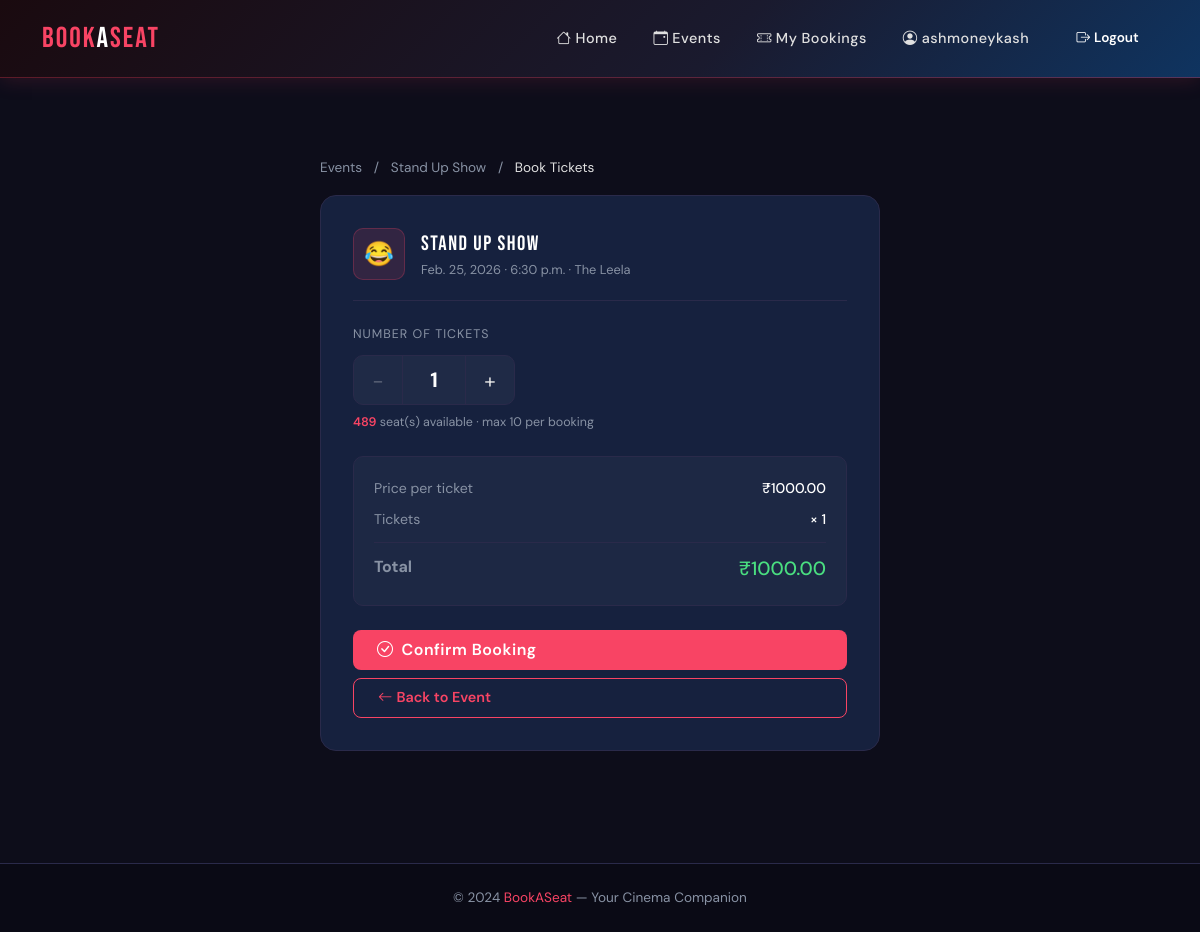
The page /events/2/book/ (signed in) on the database its author committed.
### events/models.py (models this page shows, shortened)
class Event(models.Model):
    title = models.CharField(max_length=255)
    event_type = models.CharField(max_length=20, choices=EVENT_TYPE_CHOICES, default='other')
    description = models.TextField(blank=True)
    venue = models.ForeignKey(Venue, on_delete=models.SET_NULL, null=True, related_name='events')
    event_date = models.DateField()
    event_time = models.TimeField()
    price = models.DecimalField(max_digits=8, decimal_places=2)
    total_seats = models.PositiveIntegerField(default=100)
    available_seats = models.PositiveIntegerField(default=100)
    poster = models.ImageField(upload_to='events/posters/', blank=True, null=True)
    language = models.CharField(max_length=50, blank=True)
    is_active = models.BooleanField(default=True)
    created_at = models.DateTimeField(auto_now_add=True)

class Venue(models.Model):
    name = models.CharField(max_length=255)
    city = models.CharField(max_length=100)
    address = models.TextField()
    capacity = models.PositiveIntegerField(default=0)

### events/views.py (the view, shortened to what this page needs)
# urls.py: path('<int:event_id>/book/', views.book_event, name='book_event'),
@login_required
def book_event(request, event_id):
    event = get_object_or_404(Event, id=event_id, is_active=True)
    return render(request, 'events/book_event.html', {'event': event})

### events/templates/events/book_event.html (shortened to what this page needs)
{% extends 'base.html' %}
{% block content %}
<div class="book-wrapper">
  <div class="breadcrumb-bms mb-3" style="font-size:0.85rem; color:var(--bms-muted);">
    <a href="{% url 'event_list' %}" style="color:var(--bms-muted);text-decoration:none;">Events</a>
    <span class="mx-2">/</span>
    <a href="{% url 'event_detail' event.id %}" style="color:var(--bms-muted);text-decoration:none;">{{ event.title }}</a>
    <span class="mx-2">/</span>
    <span style="color:var(--bms-text);">Book Tickets</span>
  </div>
  <div class="book-card">
    <div class="event-summary">
      <div class="event-summary-icon">
        {% if event.event_type == 'concert' %}🎵
        {% elif event.event_type == 'sport' %}🏆
        {% elif event.event_type == 'comedy' %}😂
        {% elif event.event_type == 'theatre' %}🎭
        {% elif event.event_type == 'festival' %}🎪
        {% else %}🎟️{% endif %}
      </div>
      <div>
        <div class="event-summary-title">{{ event.title }}</div>
        <div class="event-summary-meta">
          {{ event.event_date }} · {{ event.event_time }}
          {% if event.venue %} · {{ event.venue.name }}{% endif %}
        </div>
      </div>
    </div>
    <form method="post" id="booking-form">
      <div class="qty-label">Number of Tickets</div>
      <div class="qty-stepper">
        <button type="button" class="qty-btn" id="qty-minus" onclick="changeQty(-1)" disabled>−</button>
        <div class="qty-display" id="qty-display">1</div>
        <button type="button" class="qty-btn" id="qty-plus" onclick="changeQty(1)">+</button>
      </div>
      <div class="seats-left mt-2">
        <span>{{ event.available_seats }}</span> seat(s) available · max 10 per booking
      </div>
      <div class="price-breakdown">
        <div class="price-row">
          <span>Price per ticket</span>
          <span>₹{{ event.price }}</span>
        </div>
        <div class="price-row">
          <span>Tickets</span>
          <span id="qty-label-display">× 1</span>
        </div>
        <div class="price-row total">
          <span>Total</span>
          <span id="total-display">₹{{ event.price }}</span>
        </div>
      </div>
      <button type="submit" class="btn btn-bms-primary w-100 py-2" style="font-size:1rem;">
        <i class="bi bi-check-circle me-2"></i>Confirm Booking
      </button>
      <a href="{% url 'event_detail' event.id %}" class="btn btn-bms-outline w-100 py-2 mt-2" style="font-size:0.9rem;">
        <i class="bi bi-arrow-left me-1"></i>Back to Event
      </a>
    </form>
  </div>
</div>
{% endblock %}

### templates/partials/navbar.html (shortened to what this page needs)
<nav class="bms-navbar navbar navbar-expand-lg">
  <div class="container">
    <a class="bms-brand navbar-brand" href="{% url 'movie_list' %}">
      BOOK<span>A</span>SEAT
    </a>
    <div class="collapse navbar-collapse" id="navbarNav">
      <ul class="navbar-nav ms-auto align-items-lg-center gap-1">
        <li class="nav-item">
          <a class="nav-link-bms nav-link" href="{% url 'movie_list' %}">
            <i class="bi bi-house me-1"></i>Home
          </a>
        </li>
        <li class="nav-item">
          <a class="nav-link-bms nav-link" href="{% url 'event_list' %}">
            <i class="bi bi-calendar-event me-1"></i>Events
          </a>
        </li>
        <li class="nav-item">
          <a class="nav-link-bms nav-link" href="{% url 'my_bookings' %}">
            <i class="bi bi-ticket-perforated me-1"></i>My Bookings
          </a>
        </li>
        {% if user.is_authenticated %}
          {% if user.is_staff %}
            <li class="nav-item">
              <a class="nav-link-bms nav-link"
                 href="{% url 'dashboard_home' %}"
                 style="color:#fbbf24 !important;">
                <i class="bi bi-speedometer2 me-1"></i>Admin
              </a>
            </li>
          {% else %}
            <li class="nav-item">
              <a class="nav-link-bms nav-link" href="{% url 'profile' %}">
                <i class="bi bi-person-circle me-1"></i>{{ user.username }}
              </a>
            </li>
          {% endif %}
          <li class="nav-item ms-lg-2">
            <button type="button"
                    class="btn-navbar-cta nav-link"
                    style="background:none; border:none; cursor:pointer;"
                    data-bs-toggle="modal"
                    data-bs-target="#logoutModal">
              <i class="bi bi-box-arrow-right me-1"></i>Logout
            </button>
          </li>
        {% endif %}
      </ul>
    </div>
  </div>
</nav>

### templates/base.html (style rules this page uses)
:root { --bms-red: #f84464; --bms-dark: #1a1a2e; --bms-card-bg: #16213e; --bms-accent: #0f3460; --bms-text: #e0e0e0; --bms-muted: #8892a4; --bms-border: #2a2a4a; }
* { box-sizing: border-box; }
body { background-color: #0d0d1a; color: var(--bms-text); font-family: 'DM Sans', sans-serif; min-height: 100vh; }
.bms-navbar { background: linear-gradient(135deg, #1a0a0f 0%, #1a1a2e 60%, #0f3460 100%); border-bottom: 1px solid rgba(248,68,100,0.3); padding: 0.75rem 0; box-shadow: 0 2px 20px rgba(248,68,100,0.15); }
.bms-brand { font-family: 'Bebas Neue', sans-serif; font-size: 1.8rem; letter-spacing: 2px; color: var(--bms-red) !important; text-decoration: none; }
.bms-brand span { color: #ffffff; }
.nav-link-bms { color: var(--bms-text) !important; font-weight: 500; font-size: 0.9rem; letter-spacing: 0.5px; padding: 0.5rem 1rem !important; border-radius: 6px; transition: all 0.2s ease; }
.btn-navbar-cta { background: var(--bms-red); color: #fff !important; font-weight: 600; font-size: 0.85rem; padding: 0.4rem 1.2rem !important; border-radius: 6px; border: none; transition: all 0.2s ease; }
.btn-bms-primary { display: inline-flex; align-items: center; width: fit-content; background: var(--bms-red); color: #fff; border: none; font-weight: 600; letter-spacing: 0.5px; border-radius: 8px; padding: 0.55rem 1.5rem; transition: all 0.2s ease; text-decoration: none; }
.btn-bms-outline { display: inline-flex; align-items: center; width: fit-content; background: transparent; color: var(--bms-red); border: 1.5px solid var(--bms-red); font-weight: 600; border-radius: 8px; padding: 0.55rem 1.5rem; transition: all 0.2s ease; text-decoration: none; }

### events/templates/events/book_event.html (style rules this page uses)
.book-wrapper { max-width: 560px; margin: 2rem auto; }
.book-card { background: var(--bms-card-bg); border: 1px solid var(--bms-border); border-radius: 16px; padding: 2rem; }
.event-summary { display: flex; gap: 1rem; align-items: center; padding-bottom: 1.25rem; margin-bottom: 1.5rem; border-bottom: 1px solid var(--bms-border); }
.event-summary-icon { width: 52px; height: 52px; border-radius: 10px; background: rgba(248,68,100,0.12); border: 1px solid rgba(248,68,100,0.25); display: flex; align-items: center; justify-content: center; font-size: 1.5rem; flex-shrink: 0; }
.event-summary-title { font-family: 'Bebas Neue', sans-serif; font-size: 1.3rem; letter-spacing: 1.5px; color: #fff; }
.event-summary-meta { font-size: 0.8rem; color: var(--bms-muted); }
.qty-label { font-size: 0.78rem; text-transform: uppercase; letter-spacing: 1px; color: var(--bms-muted); margin-bottom: 0.75rem; }
.qty-stepper { display: flex; align-items: center; gap: 0; background: rgba(255,255,255,0.04); border: 1px solid var(--bms-border); border-radius: 10px; overflow: hidden; width: fit-content; }
.qty-btn { width: 48px; height: 48px; background: transparent; border: none; color: var(--bms-text); font-size: 1.3rem; cursor: pointer; transition: background 0.15s, color 0.15s; display: flex; align-items: center; justify-content: center; }
.qty-btn:disabled { opacity: 0.3; cursor: not-allowed; }
.qty-display { width: 64px; text-align: center; font-size: 1.3rem; font-weight: 700; color: #fff; border-left: 1px solid var(--bms-border); border-right: 1px solid var(--bms-border); height: 48px; line-height: 48px; transition: transform 0.15s cubic-bezier(0.34, 1.56, 0.64, 1); }
.price-breakdown { background: rgba(255,255,255,0.03); border: 1px solid var(--bms-border); border-radius: 10px; padding: 1rem 1.25rem; margin: 1.5rem 0; }
.price-row { display: flex; justify-content: space-between; font-size: 0.88rem; color: var(--bms-muted); padding: 0.3rem 0; }
.price-row span:last-child { color: #fff; font-weight: 500; }
.price-row.total { border-top: 1px solid var(--bms-border); margin-top: 0.5rem; padding-top: 0.75rem; font-size: 1rem; font-weight: 700; }
.price-row.total span:last-child { color: #4ade80; font-size: 1.2rem; transition: transform 0.2s cubic-bezier(0.34, 1.56, 0.64, 1); }
.seats-left { font-size: 0.78rem; color: var(--bms-muted); margin-top: 0.5rem; }
.seats-left span { color: var(--bms-red); font-weight: 600; }

### rows shown on the page
Event: title "Stand Up Show", event_date "Feb. 25, 2026", event_time "6:30 p.m.", venue.name "The Leela", available_seats "489", price "1000.00"

### other values the page prints
{{ user.username }} "ashmoneykash"
